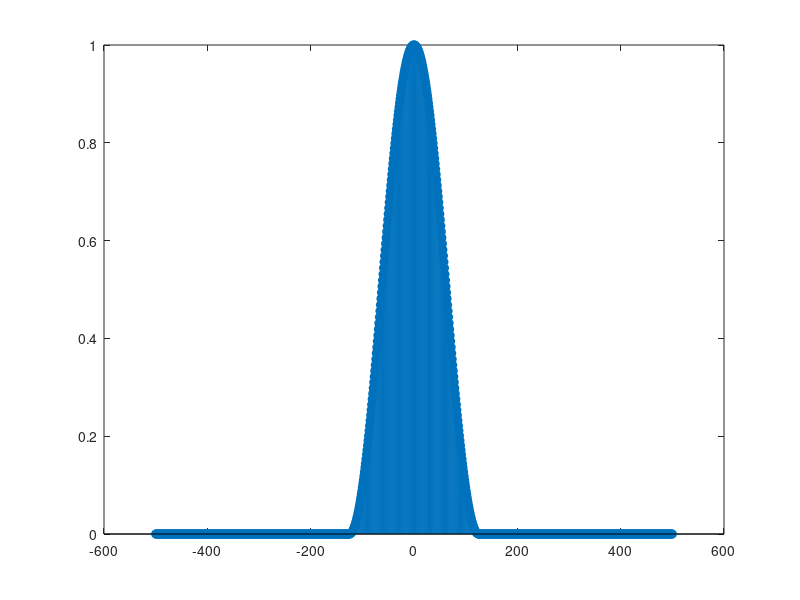
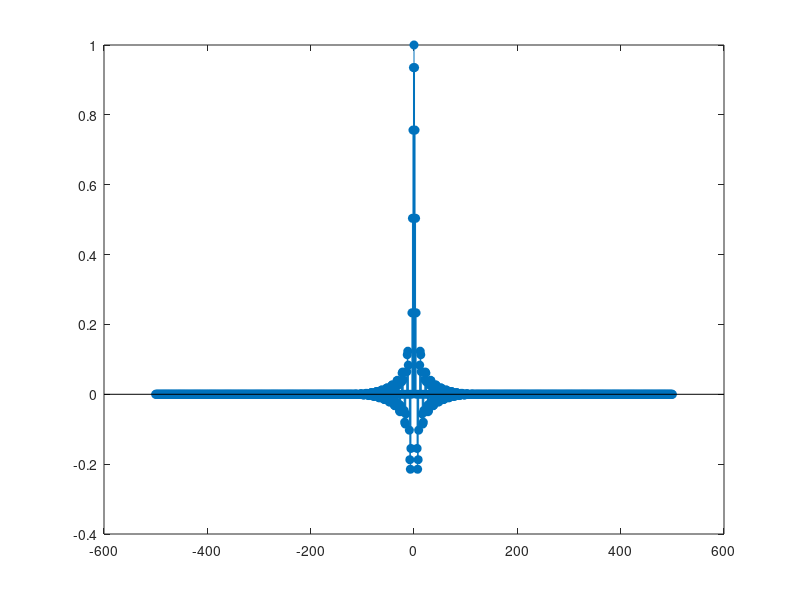
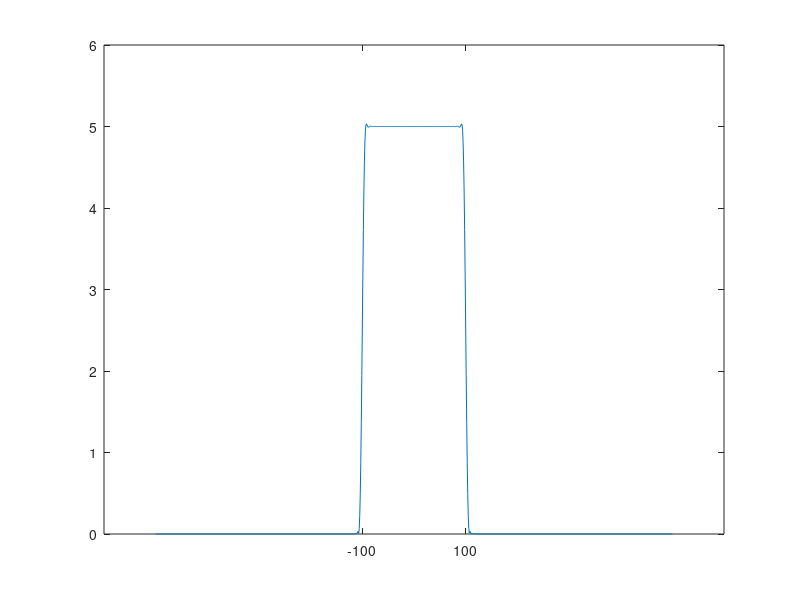

These figures' MATLAB source, in order:
N=1001;
T=100;
N1=500;
Tw=50;
Ts=0.2;
x=[];
w=[];
y=[];

for i=-N1:N1
    x(i+N1+1)=sin(pi*i*Ts)/(i*pi*Ts);
end
x(N1+1)=1;

for j=-N1:N1
    if (j*Ts<=Tw/2)&&(j*Ts>=-1*Tw/2)
        w(j+N1+1)=(1+cos(2*pi*j*Ts/Tw))/2;
    else
        w(j+N1+1)=0;
    end
end
axis=-N1:1:N1;
figure(3),stem(axis,w,'filled');

for k=-N1:N1
    y(k+N1+1)=w(k+N1+1)*x(k+N1+1);
end
figure(4),stem(axis,y,'filled');
YDFT=fft(y,1001);
YDFT=abs(YDFT);
YDFT=fftshift(YDFT);
figure(5);plot(axis,YDFT);
set(gca,'xtick',[-100,100]);


    
        